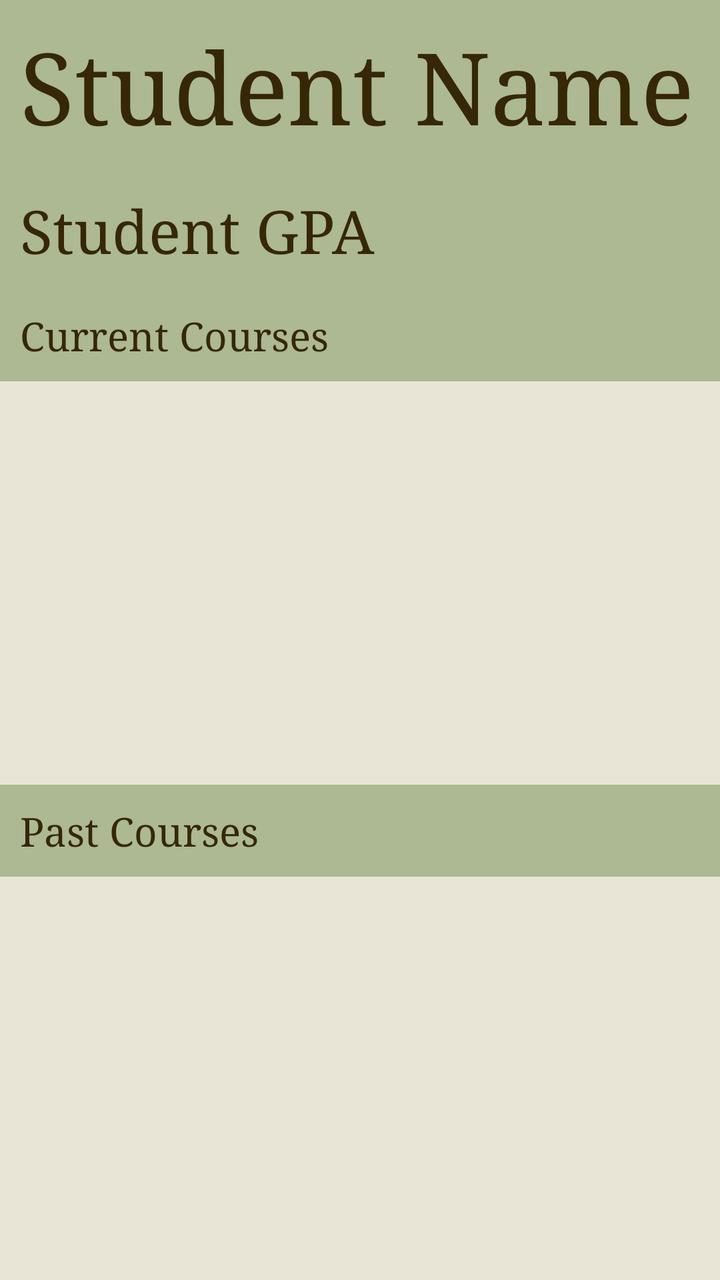
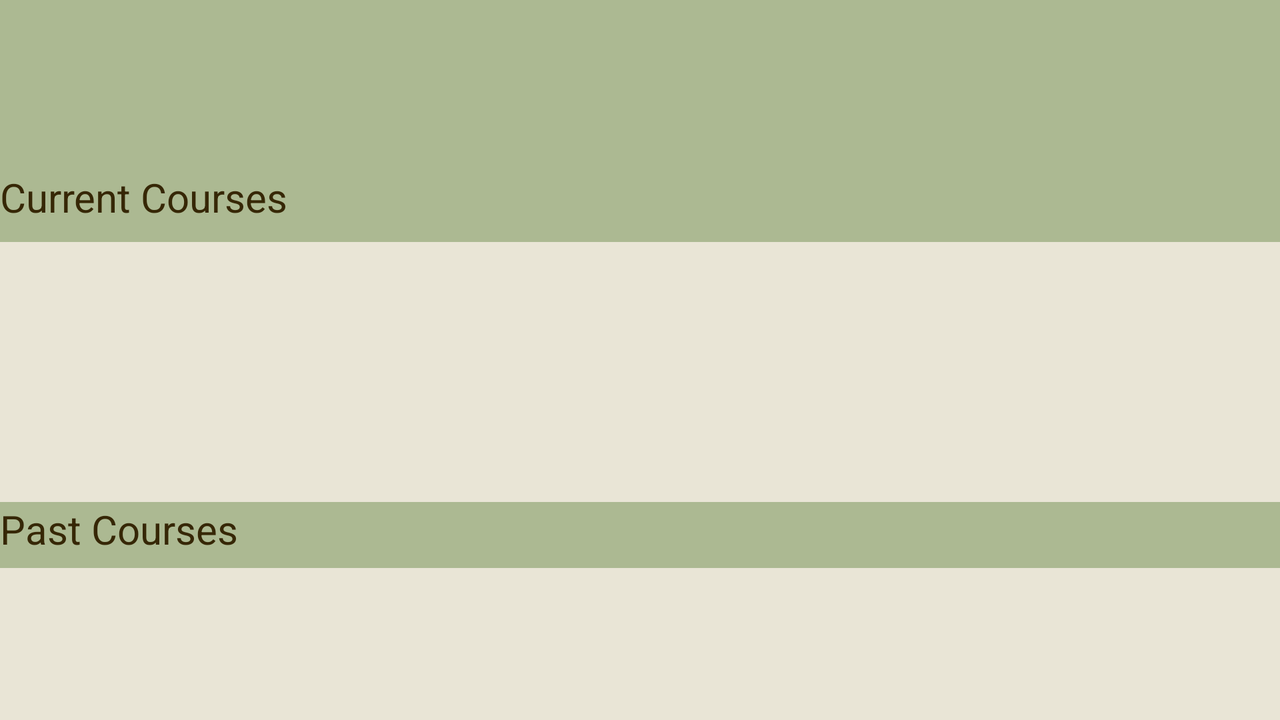

Compare how this app lays out the same screen by default and in its alternative resource folder. The renders come first, then the two layout files and the values they reference.
<!-- AndroidManifest.xml: application theme Theme.BTA -->
<!-- res/layout/activity_advisor_student.xml -->
<?xml version="1.0" encoding="utf-8"?>
<LinearLayout xmlns:android="http://schemas.android.com/apk/res/android"
    android:layout_width="match_parent"
    android:layout_height="match_parent"
    android:orientation="vertical"
    android:background="@color/cosmic_latte">

    <TextView
        android:id="@+id/StudentName"
        android:layout_width="match_parent"
        android:text="@string/student_name_place_holder_for_advisor_review_student_page"
        android:padding="10dp"
        android:layout_height="wrap_content"
        android:background="@color/light_green"
        android:textAlignment="textStart"
        android:textColor="@color/dark_brown"
        android:layout_weight="0"
        android:textSize="50sp"
        android:fontFamily="serif"/>


    <TextView
        android:id="@+id/StudentGPA"
        android:text="@string/student_gpa_place_holder_for_advisor_review_student_page"
        android:layout_width="match_parent"
        android:padding="10dp"
        android:layout_height="wrap_content"
        android:background="@color/light_green"
        android:ems="10"
        android:textAlignment="textStart"
        android:textColor="@color/dark_brown"
        android:layout_weight="0"
        android:textSize="30sp"
        android:fontFamily="serif"/>

    <TextView
        android:layout_width="match_parent"
        android:layout_height="wrap_content"
        android:padding="10dp"
        android:ems="10"
        android:fontFamily="serif"
        android:text='@string/current_courses_place_holder_for_advisor_review_student_page'
        android:layout_weight="0"
        android:background="@color/light_green"
        android:textColor="@color/dark_brown"
        android:textSize="20sp" />

    <ListView
        android:id="@+id/sectionsList"
        android:layout_width="match_parent"
        android:layout_height="match_parent"
        android:layout_gravity="top"
        android:layout_weight="1"
        android:choiceMode="singleChoice"
        android:divider="@color/dark_green"
        android:dividerHeight="1dp" />

    <TextView
        android:layout_width="match_parent"
        android:layout_height="wrap_content"
        android:padding="10dp"
        android:ems="10"
        android:fontFamily="serif"
        android:text='@string/past_courses_place_holder_for_advisor_review_student_page'
        android:layout_weight="0"
        android:background="@color/light_green"
        android:textColor="@color/dark_brown"
        android:textSize="20sp"/>

    <ListView
        android:id="@+id/pastSectionsList"
        android:layout_width="match_parent"
        android:layout_height="match_parent"
        android:layout_gravity="top"
        android:layout_weight="1"
        android:choiceMode="singleChoice"
        android:divider="@color/dark_green"
        android:dividerHeight="1dp" />


</LinearLayout>
<!-- resources referenced by this layout -->
<resources>
  <color name="cosmic_latte">#E9E5D6</color>
  <color name="dark_brown">#362706</color>
  <color name="dark_green">#464E2E</color>
  <color name="light_green">#ACB992</color>
  <string name="current_courses_place_holder_for_advisor_review_student_page">Current Courses</string>
  <string name="past_courses_place_holder_for_advisor_review_student_page">Past Courses</string>
  <string name="student_gpa_place_holder_for_advisor_review_student_page">Student GPA</string>
  <string name="student_name_place_holder_for_advisor_review_student_page">Student Name</string>
  <style name="Theme.BTA" parent="Theme.MaterialComponents.DayNight.DarkActionBar">
          
          <item name="colorPrimary">@color/light_green</item>
          <item name="colorPrimaryVariant">@color/dark_green</item>
          <item name="colorOnPrimary">@color/cosmic_latte</item>
          
          <item name="colorSecondary">@color/cosmic_latte</item>
          <item name="colorSecondaryVariant">@color/cosmic_latte</item>
          <item name="colorOnSecondary">@color/dark_brown</item>
          
          <item name="android:statusBarColor" tools:targetApi="l">?attr/colorPrimaryVariant</item>
          
      </style>
</resources>
<!-- res/layout-land/activity_advisor_student.xml (the author's variant of the layout above) -->
<!-- drawn on the phone turned sideways -->
<?xml version="1.0" encoding="utf-8"?>
<LinearLayout xmlns:android="http://schemas.android.com/apk/res/android"
    xmlns:app="http://schemas.android.com/apk/res-auto"
    xmlns:tools="http://schemas.android.com/tools"
    android:layout_width="match_parent"
    android:layout_height="match_parent"
    android:orientation="vertical">

    <LinearLayout
        android:layout_width="match_parent"
        android:layout_height="121dp"
        android:background="@color/light_green"
        android:orientation="vertical">

        <TextView
            android:id="@+id/StudentName"
            android:layout_width="match_parent"
            android:layout_height="52dp"
            android:background="@color/light_green"
            android:textAlignment="textStart"
            android:textColor="@color/black"
            android:textSize="30dp" />

        <TextView
            android:id="@+id/StudentGPA"
            android:layout_width="match_parent"
            android:layout_height="33dp"
            android:ems="10"
            android:textAlignment="textStart"
            android:textColor="@color/black"
            android:textSize="15dp" />

        <TextView
            android:layout_width="match_parent"
            android:layout_height="33dp"
            android:ems="10"
            android:text='Current Courses'
            android:textAlignment="textStart"
            android:textColor="@color/dark_brown"
            android:textSize="20sp" />
    </LinearLayout>

    <LinearLayout
        android:layout_width="match_parent"
        android:layout_height="130dp"
        android:orientation="vertical"
        android:layout_gravity="top"

        android:background="@color/cosmic_latte">

        <ListView
            android:id="@+id/sectionsList"
            android:layout_width="match_parent"
            android:layout_height="match_parent"
            android:layout_gravity="top"
            android:layout_weight="1"
            android:choiceMode="singleChoice"
            android:divider="@color/dark_green"
            android:dividerHeight="1dp"
            android:listSelector="@color/light_green" />

    </LinearLayout>
    <LinearLayout
        android:layout_width="match_parent"
        android:layout_height="33dp"
        android:background="@color/light_green"
        android:orientation="vertical">

        <TextView
            android:layout_width="match_parent"
            android:layout_height="33dp"
            android:ems="10"
            android:text="Past Courses"
            android:textAlignment="textStart"
            android:textColor="@color/dark_brown"
            android:textSize="20sp" />
    </LinearLayout>
    <LinearLayout
        android:layout_width="match_parent"
        android:layout_height="130dp"
        android:orientation="vertical"
        android:layout_gravity="top"

        android:background="@color/cosmic_latte">

        <ListView
            android:id="@+id/pastSectionsList"
            android:layout_width="match_parent"
            android:layout_height="match_parent"
            android:layout_gravity="top"
            android:layout_weight="1"
            android:choiceMode="singleChoice"
            android:divider="@color/dark_green"
            android:dividerHeight="1dp"
            android:listSelector="@color/light_green" />

    </LinearLayout>
</LinearLayout>
<!-- resources referenced by the variant -->
<!-- as the phone turned sideways resolves them -->
<resources>
  <color name="black">#FF000000</color>
  <color name="cosmic_latte">#E9E5D6</color>
  <color name="dark_brown">#362706</color>
  <color name="dark_green">#464E2E</color>
  <color name="light_green">#ACB992</color>
  <style name="Theme.BTA" parent="Theme.MaterialComponents.DayNight.DarkActionBar">
          
          <item name="colorPrimary">@color/light_green</item>
          <item name="colorPrimaryVariant">@color/dark_green</item>
          <item name="colorOnPrimary">@color/cosmic_latte</item>
          
          <item name="colorSecondary">@color/cosmic_latte</item>
          <item name="colorSecondaryVariant">@color/cosmic_latte</item>
          <item name="colorOnSecondary">@color/dark_brown</item>
          
          <item name="android:statusBarColor" tools:targetApi="l">?attr/colorPrimaryVariant</item>
          
      </style>
</resources>
